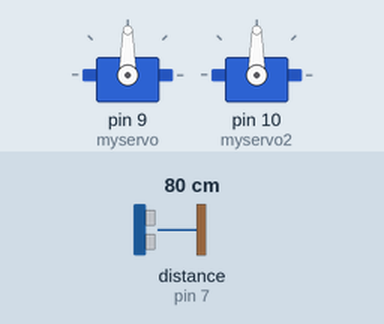
A sketch run on a simulated Arduino Uno, built with avr-gcc and run on an emulated ATmega328P. Parts: 2 × servo. Wiring (inferred from the names in the program): ultrasonic range finder: trigger pin 7; echo pin 7. Inputs (shaded band) come from the test bench; at power-on: distance to the obstacle (sensor on pin 7) 80 cm. The echo pulse lasts 58.3 µs per cm; random numbers use the default seed unless the sketch sets one.

Above: at 1.2 s.
1.3 s: distance to the obstacle (sensor on pin 7) set to 8 cm
2.8 s: distance to the obstacle (sensor on pin 7) set to 5 cm
At 8.6 s:
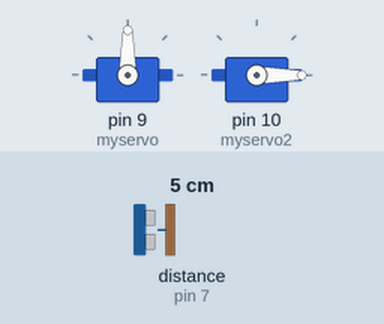
At 11.0 s:
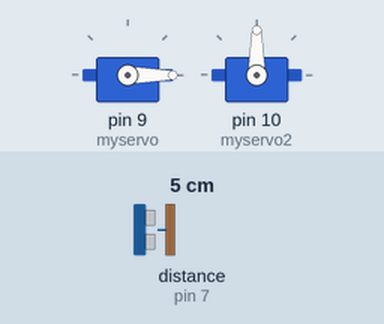
Timing chart, 0 to 13.7 s (numbered marks = the images above; inputs shaded):
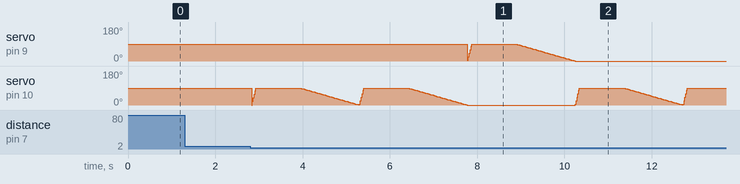

The sketch:

trick_or_treat.ino
```cpp
#include <Servo.h>

// Ping sensor
const int pingPin = 7;
long pingSendTime = 0;

const int MAX_POS = 90;
Servo myservo;   // create servo object to control a servo
Servo myservo2;  // create second servo object

int pos = 0;     // variable to store the position of the first servo
int pos2 = 0;    // variable to store the position of the second servo

void setup() {
  myservo.attach(9);         // attaches the first servo on pin 9
  myservo2.attach(10);       // attaches the second servo on pin 10
  randomSeed(analogRead(A0)); // Initialize random seed
}

void loop() {
  // Ping sensor code:
  if (millis() > pingSendTime + 100) {
    long duration;
    pingSendTime = millis();
    pinMode(pingPin, OUTPUT);
    digitalWrite(pingPin, LOW);
    delayMicroseconds(2);
    digitalWrite(pingPin, HIGH);
    delayMicroseconds(5);
    digitalWrite(pingPin, LOW);

    // The same pin is used to read the signal from the PING sensor
    pinMode(pingPin, INPUT);
    duration = pulseIn(pingPin, HIGH);

    int choice = random(0, 2);; // Randomly picks either 0 or 1


    // spider
    if (choice == 1) { // Trick case
      if (duration < 380 && duration > 100) {
        for (pos = 0; pos <= MAX_POS; pos += 1) {
          myservo.write(pos); // tell servo to go to position in variable 'pos'
          delay(1);
        }
        delay(1000);
        for (pos = MAX_POS; pos >= 0; pos -= 1) {
          myservo.write(pos);
          delay(15);
        }
      }
    }

    // candy
    if (choice == 0) { // Treat case
      if (duration < 380 && duration > 100) {
        for (pos2 = 0; pos2 <= MAX_POS; pos2 += 1) {
          myservo2.write(pos2); // tell servo to go to position in variable 'pos2'
          delay(1);
        }
        delay(1000);
        for (pos2 = MAX_POS; pos2 >= 0; pos2 -= 1) {
          myservo2.write(pos2);
          delay(15);
        }
      }
    }
  }
  // End ping sensor code
} // void loop
```

Measured:
- the behaviour switches between 7 and 6 cm on distance to the obstacle (sensor on pin 7) (found by bisection; images 0 and 1)
- after the input at 1.3 s, every drawn part: stays the same
